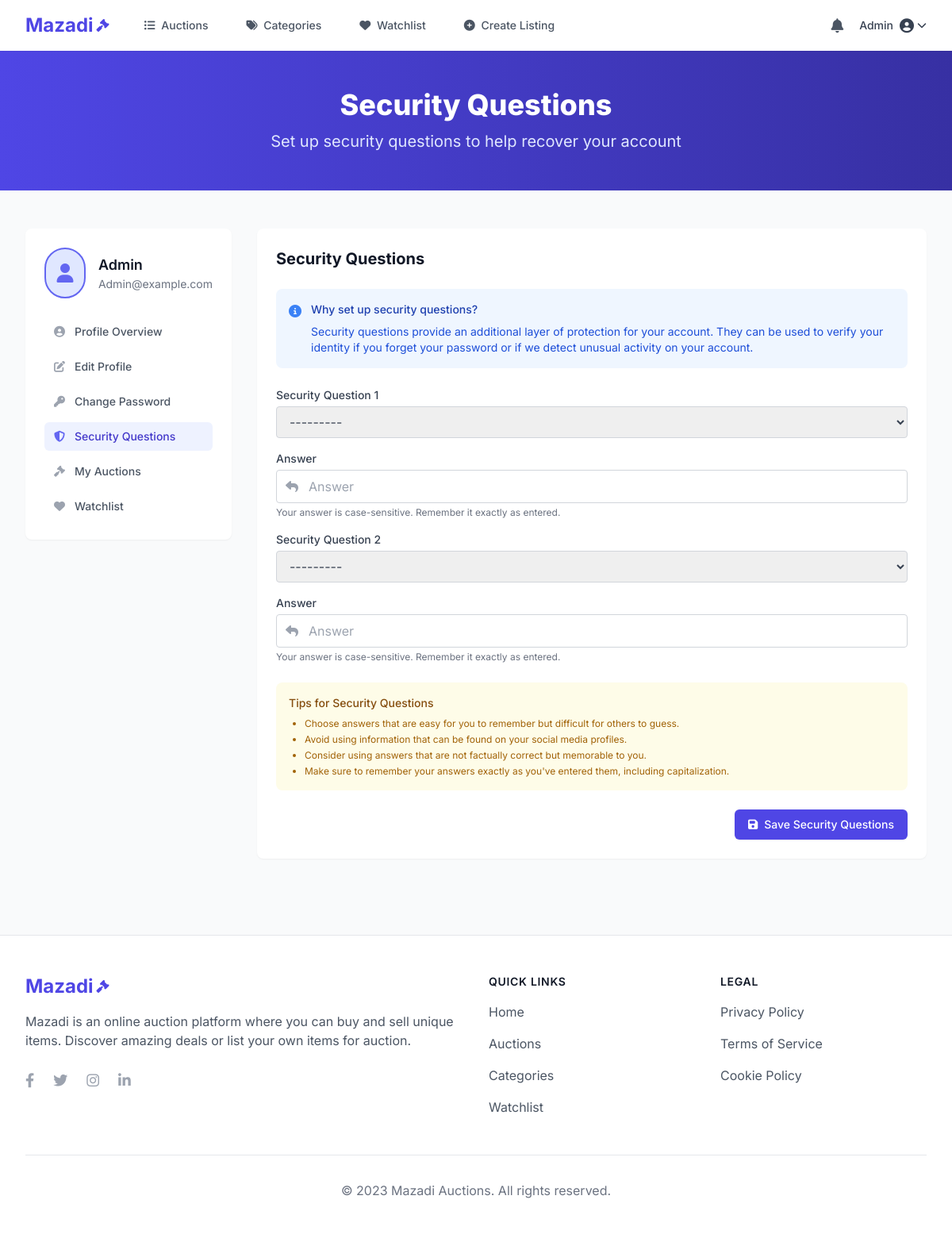
Before: /accounts/profile/security/ (signed in) with the older database file.
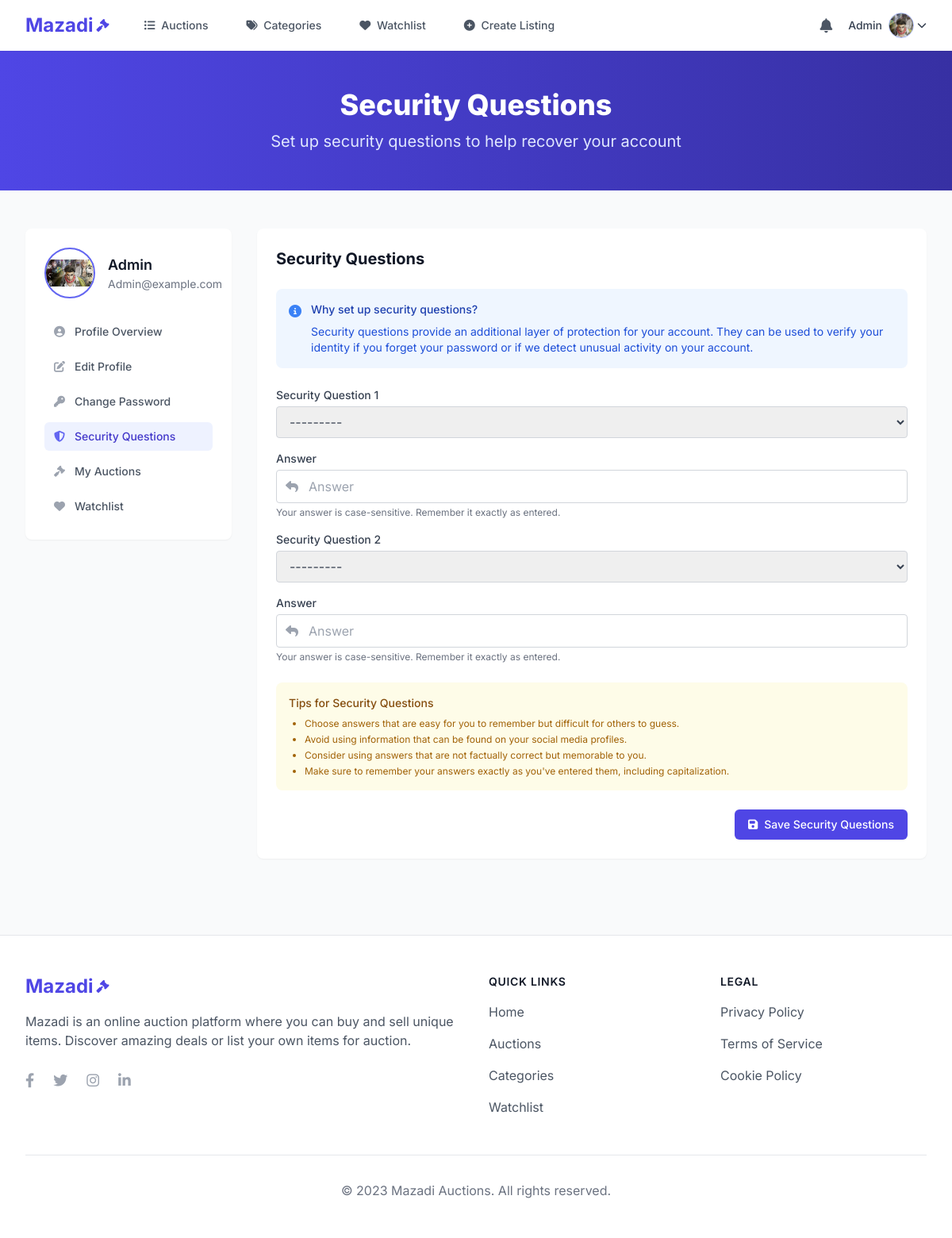
After: the same page with the newer database file.
### accounts/models.py (models this page shows, shortened)
class User(AbstractUser):
    class Meta:
        db_table = 'accounts_user'

class UserProfile(models.Model):
    user = models.OneToOneField(User, on_delete=models.CASCADE, related_name='profile')
    profile_picture = models.ImageField(upload_to='profile_pictures/', null=True, blank=True)
    bio = models.TextField(max_length=500, blank=True)
    phone_number = models.CharField(max_length=20, blank=True)
    address_line1 = models.CharField(max_length=100, blank=True)
    address_line2 = models.CharField(max_length=100, blank=True)
    city = models.CharField(max_length=100, blank=True)
    state = models.CharField(max_length=100, blank=True)
    postal_code = models.CharField(max_length=20, blank=True)
    country = models.CharField(max_length=100, blank=True)
    two_factor_enabled = models.BooleanField(default=False)
    two_factor_method = models.CharField(
        max_length=20,
        choices=[('sms', 'SMS'), ('app', 'Authenticator App')],
        blank=True
    )
    security_question1 = models.CharField(max_length=200, blank=True)
    security_answer1 = models.CharField(max_length=200, blank=True)
    security_question2 = models.CharField(max_length=200, blank=True)
    security_answer2 = models.CharField(max_length=200, blank=True)
    auctions_won = models.IntegerField(default=0)
    auctions_created = models.IntegerField(default=0)
    positive_ratings = models.IntegerField(default=0)
    seller_rating_avg = models.DecimalField(max_digits=3, decimal_places=2, default=0)
    buyer_rating_avg = models.DecimalField(max_digits=3, decimal_places=2, default=0)
    total_ratings_count = models.IntegerField(default=0)
    created_at = models.DateTimeField(auto_now_add=True)
    updated_at = models.DateTimeField(auto_now=True)

### accounts/views.py (the view, shortened to what this page needs)
# urls.py: path('profile/security/', views.security_questions, name='security_questions'),
@login_required
def security_questions(request):
    user = request.user
    profile = user.profile
    if request.method == 'POST':
        form = SecurityQuestionForm(request.POST)
        if form.is_valid():
            form.save(profile)
            messages.success(request, "Your security questions have been updated successfully.")
            return redirect('profile')
    else:
        initial_data = {}
        form = SecurityQuestionForm(initial=initial_data)
    context = {
        'form': form,
    }
    return render(request, 'accounts/security_questions.html', context)

### accounts/models.py (called while the page is built)
    def __str__(self):
        return self.question

### notifications/context_processors.py (called while the page is built)
def notification_count(request):
    if request.user.is_authenticated:
        unread_count = Notification.objects.filter(
            user=request.user,
            is_read=False,
            is_deleted=False
        ).count()
        return {
            'unread_notification_count': unread_count
        }
    return {
        'unread_notification_count': 0
    }

### accounts/templates/accounts/security_questions.html (shortened to what the changed rows need)
{% extends "auctions/layout.html" %}
{% load static %}
{% block body %}
<div class="bg-gradient-to-r from-primary-600 to-primary-800 py-12">
    <div class="max-w-7xl mx-auto px-4 sm:px-6 lg:px-8">
        <div class="text-center">
            <h1 class="text-3xl font-extrabold text-white sm:text-4xl">
                Security Questions
            </h1>
        </div>
    </div>
</div>
<div class="max-w-7xl mx-auto px-4 sm:px-6 lg:px-8 py-12">
    <div class="grid grid-cols-1 lg:grid-cols-4 gap-8">
        <div class="lg:col-span-1">
            <div class="bg-white rounded-lg shadow-sm overflow-hidden sticky top-24">
                <div class="p-6">
                    <div class="flex items-center mb-6">
                        {% if user.profile.profile_picture %}
                            <img src="{{ user.profile.profile_picture.url }}" alt="{{ user.username }}" class="h-16 w-16 rounded-full object-contain border-2 border-primary-500">
                        {% else %}
                            <div class="h-16 w-16 rounded-full bg-primary-100 flex items-center justify-center border-2 border-primary-500">
                                <i class="fas fa-user text-2xl text-primary-500"></i>
                            </div>
                        {% endif %}
                        <div class="ml-4">
                            <h2 class="text-lg font-semibold text-gray-900">{{ user.username }}</h2>
                            <p class="text-sm text-gray-500">{{ user.email }}</p>
                        </div>
                    </div>
                </div>
            </div>
        </div>
        <div class="lg:col-span-3">
            <div class="bg-white rounded-lg shadow-sm overflow-hidden">
                <div class="p-6">
                    <h2 class="text-xl font-bold text-gray-900 mb-6">Security Questions</h2>
                </div>
            </div>
        </div>
    </div>
</div>
{% endblock %}

### auctions/templates/auctions/layout.html (shortened to what the changed rows need)
{% load static %}
<!DOCTYPE html>
<html lang="en">
<head>
    <script src="https://cdn.tailwindcss.com"></script>
    <link href="{% static 'auctions/styles.css' %}" rel="stylesheet">
    <link rel="stylesheet" href="https://cdnjs.cloudflare.com/ajax/libs/font-awesome/6.4.0/css/all.min.css">
</head>
<body class="bg-gray-50 font-sans antialiased text-gray-900 min-h-screen flex flex-col">
    <header class="bg-white shadow-sm sticky top-0 z-50">
        <div x-data="{ mobileMenuOpen: false, userMenuOpen: false }" class="max-w-7xl mx-auto px-4 sm:px-6 lg:px-8">
            <div class="flex justify-between h-16">
                <div class="flex items-center">
                    <div class="hidden md:flex md:items-center space-x-4">
                        {% if user.is_authenticated %}
                            <div class="relative" x-data="{ notificationsOpen: false, unreadCount: 0 }" x-init="
                                // Load initial unread count
                                fetch('{% url 'notification_dropdown' %}')
                                    .then(response => response.text())
                                    .then(html => {
                                        const parser = new DOMParser();
                                        const doc = parser.parseFromString(html, 'text/html');
                                        const countElement = doc.querySelector('#unread-count');
                                        if (countElement) {
                                            unreadCount = parseInt(countElement.textContent);
                                        }
                                    });
                            ">
                                <button @click="notificationsOpen = !notificationsOpen" class="relative p-1 rounded-full text-gray-600 hover:text-primary-600 focus:outline-none transition duration-300">
                                    <i class="fas fa-bell text-lg"></i>
                                </button>
                            </div>
                            <div class="relative" x-data="{ open: false }">
                                <button @click="open = !open" class="flex items-center text-sm font-medium text-gray-700 hover:text-primary-600 focus:outline-none transition duration-300">
                                    <span class="mr-2">{{ user.username }}</span>
                                    {% if user.profile.profile_picture %}
                                        <img src="{{ user.profile.profile_picture.url }}" alt="{{ user.username }}" class="h-8 w-8 rounded-full object-cover border border-primary-300">
                                    {% else %}
                                        <i class="fas fa-user-circle text-lg"></i>
                                    {% endif %}
                                    <i class="fas fa-chevron-down ml-1 text-xs"></i>
                                </button>
                            </div>
                        {% endif %}
                    </div>
                </div>
            </div>
        </div>
    </header>
    <main class="flex-grow">
        {% block body %}{% endblock %}
    </main>
</body>
</html>

Changed rows visible on the page:
changed through a linked row, User "Admin": profile.profile_picture: picture added
